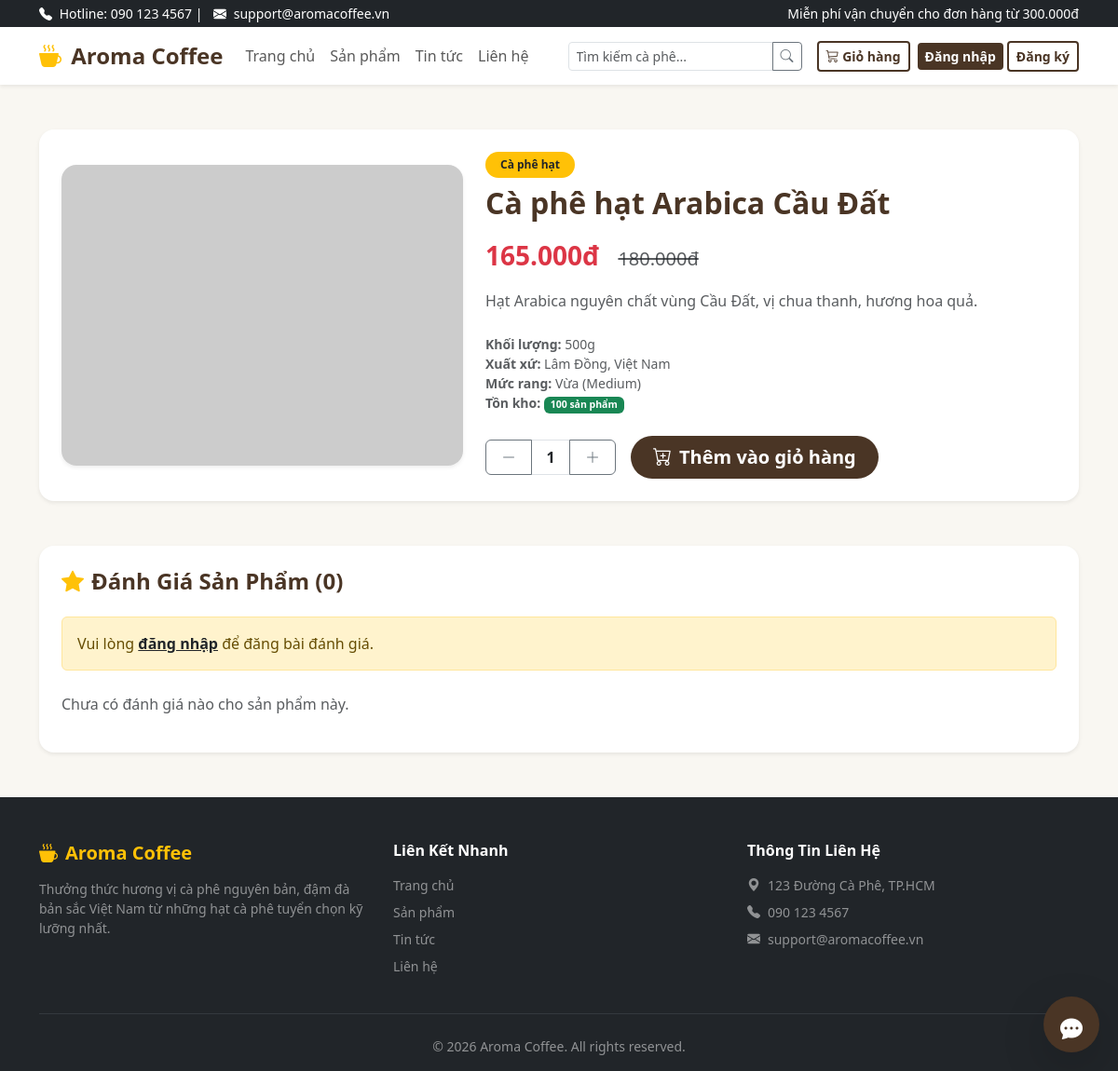
The app's page /product-detail.php?id=1 with its own data.
### tables this page shows
CREATE TABLE IF NOT EXISTS products (
    id INT AUTO_INCREMENT PRIMARY KEY,
    category_id INT NOT NULL,
    name VARCHAR(150) NOT NULL,
    slug VARCHAR(150) NOT NULL UNIQUE,
    description TEXT DEFAULT NULL,
    price DECIMAL(10,2) NOT NULL,
    sale_price DECIMAL(10,2) DEFAULT NULL,
    image VARCHAR(255) DEFAULT NULL,
    weight VARCHAR(50) DEFAULT NULL,
    origin VARCHAR(100) DEFAULT NULL,
    roast_level VARCHAR(50) DEFAULT NULL,
    stock INT NOT NULL DEFAULT 0,
    sold INT NOT NULL DEFAULT 0,
    is_featured TINYINT(1) DEFAULT 0,
    status TINYINT(1) DEFAULT 1,
    created_at TIMESTAMP DEFAULT CURRENT_TIMESTAMP,
    FOREIGN KEY (category_id) REFERENCES categories(id) ON DELETE CASCADE
);

CREATE TABLE IF NOT EXISTS categories (
    id INT AUTO_INCREMENT PRIMARY KEY,
    name VARCHAR(100) NOT NULL,
    slug VARCHAR(100) NOT NULL UNIQUE,
    description TEXT DEFAULT NULL,
    image VARCHAR(255) DEFAULT NULL,
    status TINYINT(1) DEFAULT 1,
    created_at TIMESTAMP DEFAULT CURRENT_TIMESTAMP
);

### includes/functions.php (called while the page is built, shortened)
<?php
function e($string) {
    return htmlspecialchars($string ?? '', ENT_QUOTES, 'UTF-8');
}
function format_currency($amount) {
    return number_format($amount ?? 0, 0, ',', '.') . 'đ';
}
require_once __DIR__ . '/auth.php';
?>

### includes/auth.php (called while the page is built, shortened)
<?php
function is_logged_in() {
    return isset($_SESSION['user_id']);
}
?>

### product-detail.php (the view, shortened to what this page needs)
<?php
require_once 'includes/functions.php';
$id = intval($_GET['id'] ?? 0);
$stmt = $conn->prepare("SELECT p.*, c.name as category_name FROM products p JOIN categories c ON p.category_id = c.id WHERE p.id = ? AND p.status = 1");
$stmt->execute([$id]);
$product = $stmt->fetch();
$stmt_rev = $conn->prepare("SELECT r.*, u.full_name FROM reviews r JOIN users u ON r.user_id = u.id WHERE r.product_id = ? ORDER BY r.id DESC");
$stmt_rev->execute([$id]);
$reviews = $stmt_rev->fetchAll();
$my_review = null;
include 'includes/header.php';
?>
<div class="container my-5">
    <div class="card border-0 shadow-sm p-4 mb-5 rounded-4 bg-white">
        <div class="row g-4 align-items-center">
            <div class="col-md-5">
                <img src="<?= e($product['image']) ?>" class="img-fluid rounded-4 shadow-sm w-100" style="max-height: 400px; object-fit: cover;" onerror="this.src='https://placehold.co/400x300?text=Product';">
            </div>
            <div class="col-md-7">
                <span class="badge bg-warning text-dark mb-2 px-3 py-2 rounded-pill"><?= e($product['category_name']) ?></span>
                <h2 class="fw-bold text-cafe mb-3"><?= e($product['name']) ?></h2>
                <div class="mb-3">
                    <?php if ($product['sale_price']): ?>
                        <span class="text-danger fw-bold fs-3 me-3"><?= format_currency($product['sale_price']) ?></span>
                        <span class="text-muted text-decoration-line-through fs-5"><?= format_currency($product['price']) ?></span>
                    <?php else: ?>
                        <span class="text-cafe fw-bold fs-3"><?= format_currency($product['price']) ?></span>
                    <?php endif; ?>
                </div>
                <p class="text-muted mb-4"><?= nl2br(e($product['description'])) ?></p>
                <ul class="list-unstyled text-muted small mb-4">
                    <li><strong>Khối lượng:</strong> <?= e($product['weight']) ?></li>
                    <li><strong>Xuất xứ:</strong> <?= e($product['origin']) ?></li>
                    <li><strong>Mức rang:</strong> <?= e($product['roast_level']) ?></li>
                    <li><strong>Tồn kho:</strong> <span class="badge bg-success"><?= $product['stock'] ?> sản phẩm</span></li>
                </ul>
                <form action="cart.php" method="GET" class="d-flex align-items-center gap-3">
                    <div class="input-group" style="width: 140px;">
                        <button class="btn btn-outline-secondary px-3" type="button" onclick="changeQty(-1)"><i class="bi bi-dash-lg"></i></button>
                        <input type="number" class="form-control text-center fw-bold px-1" id="product_qty" name="quantity" value="1" min="1" max="<?= $product['stock'] ?>">
                        <button class="btn btn-outline-secondary px-3" type="button" onclick="changeQty(1)"><i class="bi bi-plus-lg"></i></button>
                    </div>
                    <button type="submit" class="btn btn-cafe btn-lg px-4 rounded-pill">
                        <i class="bi bi-cart-plus me-2"></i>Thêm vào giỏ hàng
                    </button>
                </form>
            </div>
        </div>
    </div>
    <div class="card border-0 shadow-sm p-4 rounded-4 bg-white">
        <div class="d-flex justify-content-between align-items-center mb-4">
            <h4 class="fw-bold text-cafe m-0"><i class="bi bi-star-fill text-warning me-2"></i>Đánh Giá Sản Phẩm (<?= count($reviews) ?>)</h4>
        </div>
        <?php if (is_logged_in() && !$my_review): ?>
            <div class="collapse mb-4" id="reviewFormCollapse">
                <div class="bg-light p-4 rounded-3">
                    <h6 class="fw-bold mb-3">Gửi đánh giá của bạn</h6>
                    <form action="product-detail.php?id=<?= $id ?>" method="POST">
                        <input type="hidden" name="csrf_token" value="<?= generate_csrf_token() ?>">
                        <input type="hidden" name="submit_review" value="1">
                        <div class="mb-3">
                            <label class="form-label fw-semibold">Đánh giá sao</label>
                            <select name="rating" class="form-select w-auto">
                                <option value="5">5 Star - Rất tuyệt vời</option>
                                <option value="4">4 Star - Hài lòng</option>
                                <option value="3">3 Star - Bình thường</option>
                                <option value="2">2 Star - Không hài lòng</option>
                                <option value="1">1 Star - Tệ</option>
                            </select>
                        </div>
                        <div class="mb-3">
                            <label class="form-label fw-semibold">Nội dung nhận xét</label>
                            <textarea class="form-control" name="comment" rows="3" required placeholder="Cảm nhận của bạn về chất lượng sản phẩm..."></textarea>
                        </div>
                        <button type="submit" class="btn btn-cafe rounded-pill px-4">Gửi đánh giá</button>
                    </form>
                </div>
            </div>
        <?php elseif (!is_logged_in()): ?>
            <div class="alert alert-warning mb-4">Vui lòng <a href="login.php" class="fw-bold text-dark">đăng nhập</a> để đăng bài đánh giá.</div>
        <?php endif; ?>
        <div class="review-list">
            <?php if (empty($reviews)): ?>
                <p class="text-muted">Chưa có đánh giá nào cho sản phẩm này.</p>
            <?php endif; ?>
        </div>
    </div>
</div>
<?php include 'includes/footer.php'; ?>

### assets/css/style.css (style rules this page uses)
:root { --cafe-dark: #2C1D11; --cafe-brown: #4A3525; --cafe-gold: #D4A373; --cafe-cream: #FFF9EF; --cafe-accent: #E07A5F; --cafe-bg: #F9F7F2; }
body { background-color: var(--cafe-bg); font-family: 'Segoe UI', Tahoma, Geneva, Verdana, sans-serif; color: #333; }
.text-cafe { color: var(--cafe-brown) !important; }
.btn-cafe { background-color: var(--cafe-brown); color: #FFF; border: none; font-weight: 600; transition: all 0.3s ease; }

### product-detail.php (style rules this page uses)
input[type=number] { -moz-appearance: textfield; }

### records on screen
products: category.name "Cà phê hạt", name "Cà phê hạt Arabica Cầu Đất", sale_price "165.000đ", price "180.000đ", description "Hạt Arabica nguyên chất vùng Cầu Đất, vị chua thanh, hương hoa quả.", weight "500g", origin "Lâm Đồng, Việt Nam", roast_level "Vừa (Medium)", stock "100"

### other values on screen
count($reviews) "0"
